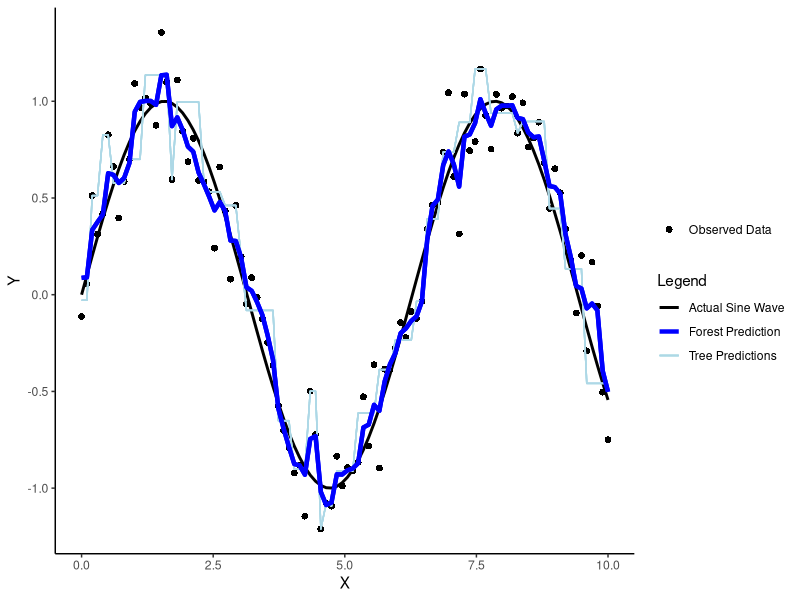
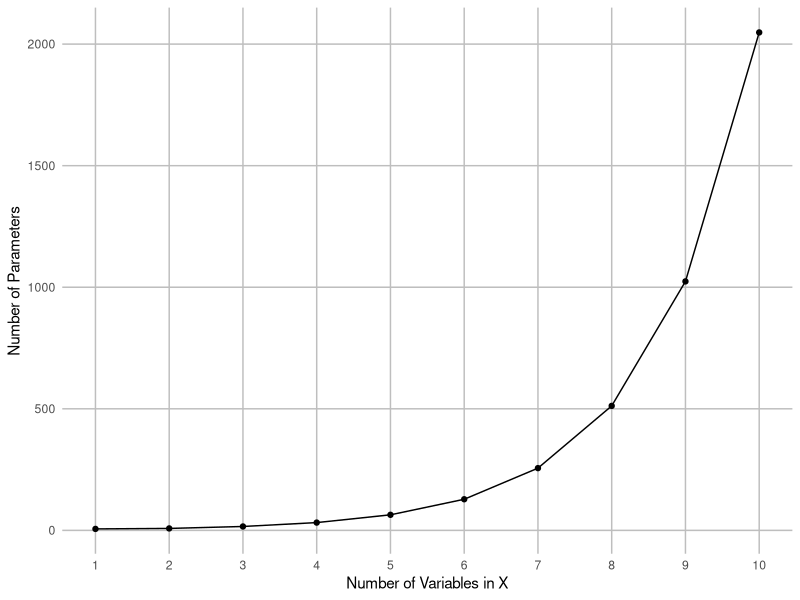
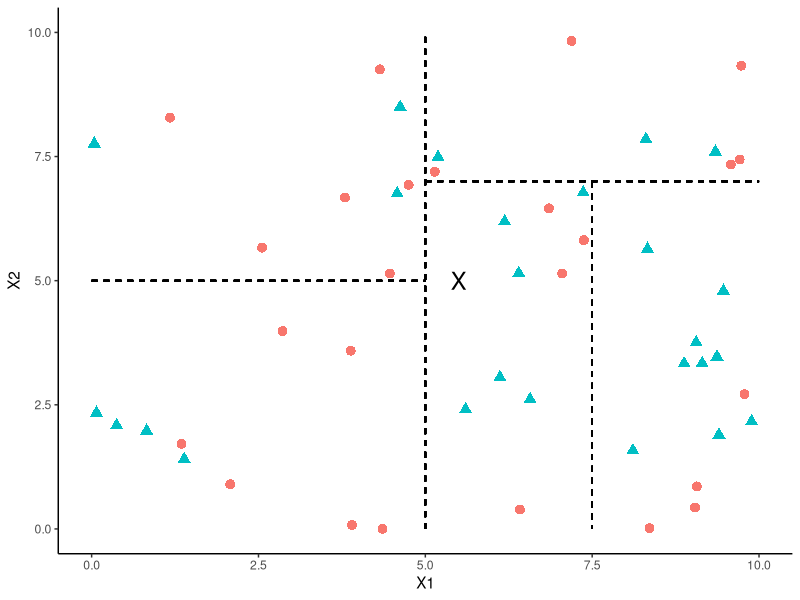
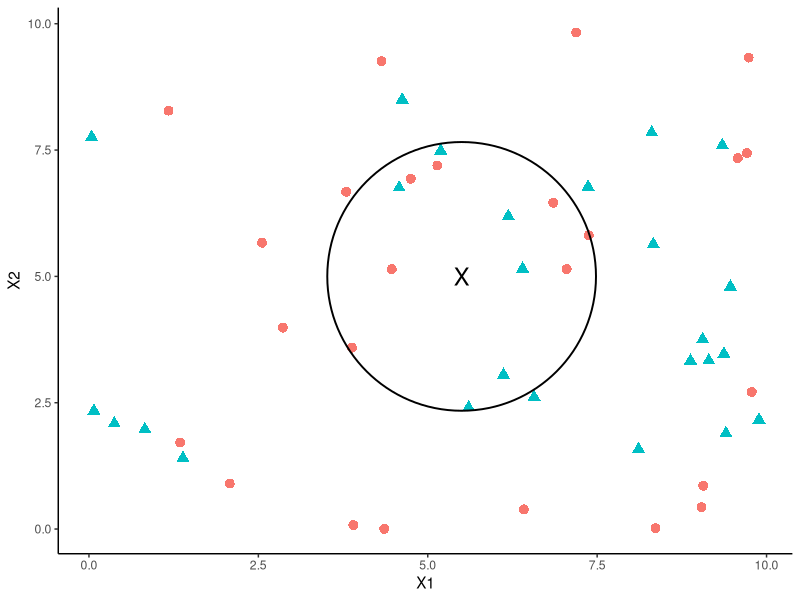
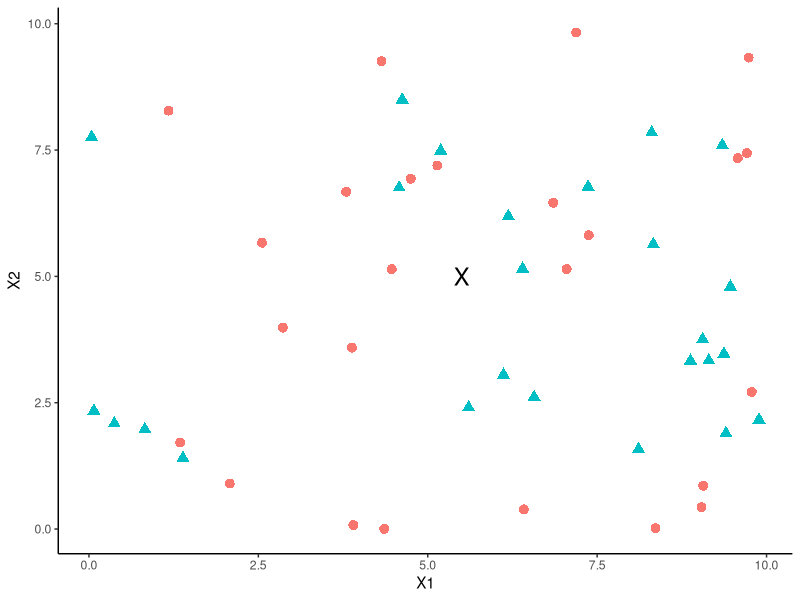
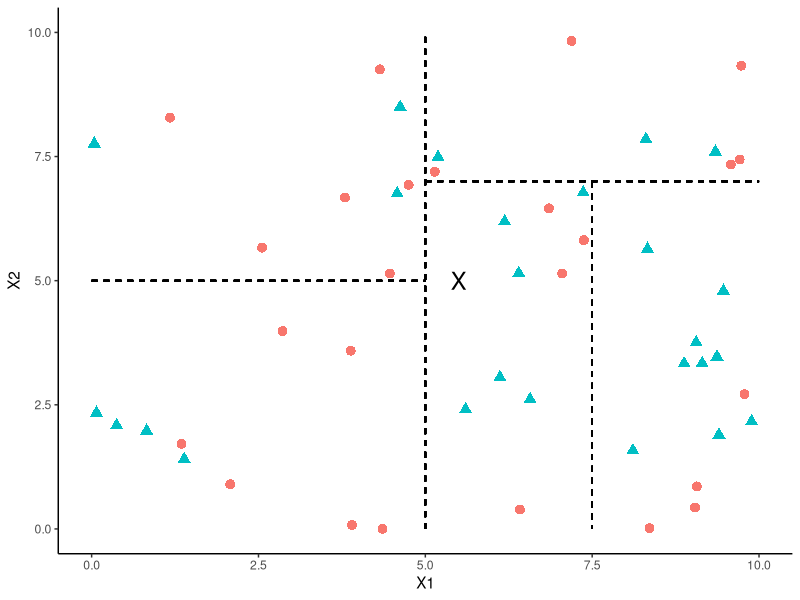
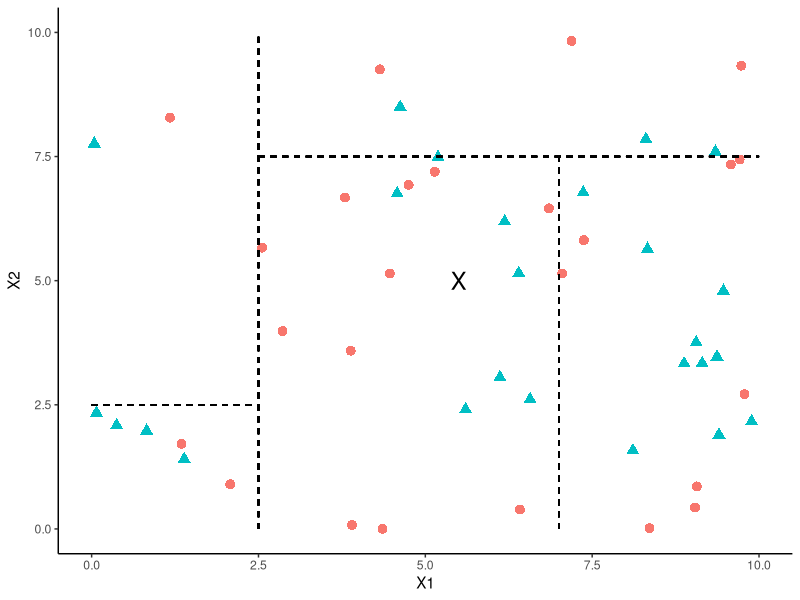
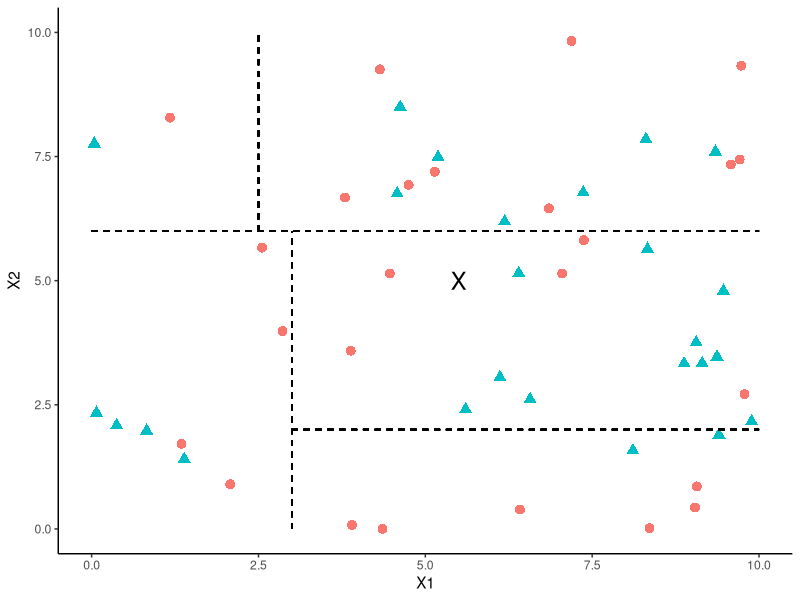

Generate these figures, in order, with R:
# Intro -----------------------------

"
This script makes some intuition tables for the CF section of the paper
"

# Imports ------------------

library(randomForest)
library(tidyverse)

output_path <- "C:/Users/nickm/OneDrive/Acer (new laptop)/Documents/PhD/Tulane University/Projects/Charter School Heterogeneity/Charter_School_Heterogeneity_Project/analysis/output"


# Example of Random Forest smoothing ----------------------

# Generate some example data
set.seed(123)
X <- seq(0, 10, length.out = 100)
Y <- sin(X) + rnorm(100, sd = 0.2)

# Create a data frame
df <- data.frame(X = X, Y = Y)

# Train a random forest with 10 trees
rf <- randomForest(Y ~ X, data = df, ntree = 1000)

plot <- ggplot(df, aes(x = X, y = Y)) +
  geom_point(color = "black", size = 2, aes(shape = "Observed Data")) +
  geom_line(aes(y = sin(X), color = "Actual Sine Wave"), size = 1.0) +
  labs(x = "X", y = "Y") +
  theme_classic()

# Add the first few trees in the random forest
tree_predictions <- predict(rf, df, type = "response", predict.all = TRUE)$individual

for (i in 1:5) {
  plot <- plot + geom_line(aes(y = tree_predictions[, i], color = "Tree Predictions"), size = 0.5)
}

# Add the average prediction of all trees
plot <- plot + geom_line(aes(y = predict(rf, df), color = "Forest Prediction"), size = 1.5)

# Customize colors and labels for the legend
plot <- plot + 
  scale_color_manual(values = c("Actual Sine Wave" = "black", "Tree Predictions" = "lightblue", "Forest Prediction" = "blue")) +
  labs(color = "Legend", shape = "")

# Add the average prediction of all trees
plot <- plot + geom_line(aes(y = predict(rf, df)), color = "blue", size = 1.5)

ggsave(filename = file.path(output_path, "rf_smoothing.png"), plot = plot, 
       width = 8, height = 6, dpi = 300)


# Number of parameters growing rapidly with covariates ---------------------

calculate_parameters <- function(p) {
  # Basic terms: 1 intercept + 1 treatment effect + p main effects
  basic_terms <- 1 + 1 + p
  # Treatment-covariate interactions: p terms
  treatment_covariate_interactions <- p
  
  # Sum of covariate interactions and treatment-covariate interactions
  interaction_terms <- 0
  for (k in 2:p) {
    interaction_terms <- interaction_terms + choose(p, k) + choose(p, k)
  }
  
  total_parameters <- basic_terms + treatment_covariate_interactions + interaction_terms
  return(total_parameters)
}

# Generate data for the plot
max_p <- 10
data <- data.frame(
  p = 1:max_p,
  parameters = sapply(1:max_p, calculate_parameters)
)

# Create the plot
plot <- ggplot(data, aes(x = p, y = parameters)) +
  geom_line() +
  geom_point() +
  labs(
    x = "Number of Variables in X",
    y = "Number of Parameters"
  ) +
  scale_x_continuous(breaks = 1:max_p) +
  theme_minimal() +
  theme(
    panel.grid.major = element_line(color = "grey", size = 0.5), 
    panel.grid.minor = element_blank(), 
    panel.grid.major.y = element_line(color = "grey", size = 0.5), 
    panel.grid.minor.y = element_blank()
  )

ggsave(filename = file.path(output_path, "parameters_vs_variables.png"), plot = plot, 
       width = 8, height = 6, dpi = 300)


# Example Matching Algorithms Graphs -------------------

set.seed(42)
n <- 50
data <- data.frame(
  X1 = runif(n, 0, 10),
  X2 = runif(n, 0, 10),
  Treatment = sample(c("Control", "Treatment"), n, replace = TRUE)
)

# causal tree
plot <- ggplot(data, aes(x = X1, y = X2, shape = Treatment)) +
  geom_point(size = 3, aes(color = Treatment)) +
  scale_shape_manual(values = c(16, 17)) +
  geom_segment(aes(x = 5, y = 0, xend = 5, yend = 10), linetype = "dashed", color = "black") + 
  geom_segment(aes(x = 0, y = 5, xend = 5, yend = 5), linetype = "dashed", color = "black") + 
  geom_segment(aes(x = 5, y = 7, xend = 10, yend = 7), linetype = "dashed", color = "black") + 
  geom_segment(aes(x = 7.5, y = 7, xend = 7.5, yend = 0), linetype = "dashed", color = "black") +
  annotate("text", x = 5.5, y = 5, label = "X", size = 6, color = "black") +  
  labs(
    x = "X1",
    y = "X2"
  ) +
  theme_classic() +
  theme(
    panel.grid.major = element_blank(), 
    panel.grid.minor = element_blank(),
    legend.position = "none"
  )

ggsave(filename = file.path(output_path, "sample_causal_tree.png"), plot = plot, 
       width = 8, height = 6, dpi = 300)

# KNN Euclidean Matching
plot <- ggplot(data, aes(x = X1, y = X2, shape = Treatment)) +
  geom_point(size = 3, aes(color = Treatment)) +
  scale_shape_manual(values = c(16, 17)) +
  annotate("text", x = 5.5, y = 5, label = "X", size = 6, color = "black") +
  annotate("point", x = 5.5, y = 5, shape = 21, size = 90, color = "black", fill = NA, stroke = 1) +  
  labs(
    x = "X1",
    y = "X2"
  ) +
  theme_classic() +
  theme(
    panel.grid.major = element_blank(), 
    panel.grid.minor = element_blank(),
    legend.position = "none"
  )

ggsave(filename = file.path(output_path, "sample_euclidean.png"), plot = plot, 
       width = 8, height = 6, dpi = 300)

# Example causal forest defined weighting ------------------------

# raw data
plot <- ggplot(data, aes(x = X1, y = X2, shape = Treatment)) +
  geom_point(size = 3, aes(color = Treatment)) +
  scale_shape_manual(values = c(16, 17)) +
  annotate("text", x = 5.5, y = 5, label = "X", size = 6, color = "black") + 
  labs(
    x = "X1",
    y = "X2"
  ) +
  theme_classic() +
  theme(
    panel.grid.major = element_blank(), 
    panel.grid.minor = element_blank(),
    legend.position = "none"
  )

ggsave(filename = file.path(output_path, "cf_agg_0.png"), plot = plot, 
       width = 8, height = 6, dpi = 300)

# tree 1
plot <- ggplot(data, aes(x = X1, y = X2, shape = Treatment)) +
  geom_point(size = 3, aes(color = Treatment)) +
  scale_shape_manual(values = c(16, 17)) +
  geom_segment(aes(x = 5, y = 0, xend = 5, yend = 10), linetype = "dashed", color = "black") + 
  geom_segment(aes(x = 0, y = 5, xend = 5, yend = 5), linetype = "dashed", color = "black") + 
  geom_segment(aes(x = 5, y = 7, xend = 10, yend = 7), linetype = "dashed", color = "black") + 
  geom_segment(aes(x = 7.5, y = 7, xend = 7.5, yend = 0), linetype = "dashed", color = "black") +
  annotate("text", x = 5.5, y = 5, label = "X", size = 6, color = "black") +  
  labs(
    x = "X1",
    y = "X2"
  ) +
  theme_classic() +
  theme(
    panel.grid.major = element_blank(), 
    panel.grid.minor = element_blank(),
    legend.position = "none"
  )

ggsave(filename = file.path(output_path, "cf_agg_1.png"), plot = plot, 
       width = 8, height = 6, dpi = 300)

data <- data %>%
  mutate(tree_neighborhood_1 = ifelse(X1 > 5 & X1 < 7.5 & X2 < 7.5, 1, 0))

# tree 2
plot <- ggplot(data, aes(x = X1, y = X2, shape = Treatment)) +
  geom_point(size = 3, aes(color = Treatment)) +
  scale_shape_manual(values = c(16, 17)) +
  geom_segment(aes(x = 2.5, y = 0, xend = 2.5, yend = 10), linetype = "dashed", color = "black") + 
  geom_segment(aes(x = 0, y = 2.5, xend = 2.5, yend = 2.5), linetype = "dashed", color = "black") + 
  geom_segment(aes(x = 2.5, y = 7.5, xend = 10, yend = 7.5), linetype = "dashed", color = "black") + 
  geom_segment(aes(x = 7, y = 0, xend = 7, yend = 7.5), linetype = "dashed", color = "black") +
  annotate("text", x = 5.5, y = 5, label = "X", size = 6, color = "black") +  
  labs(
    x = "X1",
    y = "X2"
  ) +
  theme_classic() +
  theme(
    panel.grid.major = element_blank(), 
    panel.grid.minor = element_blank(),
    legend.position = "none"
  )

data <- data %>%
  mutate(tree_neighborhood_2 = ifelse(X1 > 2.5 & X1 < 7 & X2 < 7.5, 1, 0))

ggsave(filename = file.path(output_path, "cf_agg_2.png"), plot = plot, 
       width = 8, height = 6, dpi = 300)

# tree 3
plot <- ggplot(data, aes(x = X1, y = X2, shape = Treatment)) +
  geom_point(size = 3, aes(color = Treatment)) +
  scale_shape_manual(values = c(16, 17)) +
  geom_segment(aes(x = 0, y = 6, xend = 10, yend = 6), linetype = "dashed", color = "black") + 
  geom_segment(aes(x = 3, y = 0, xend = 3, yend = 6), linetype = "dashed", color = "black") + 
  geom_segment(aes(x = 2.5, y = 6, xend = 2.5, yend = 10), linetype = "dashed", color = "black") + 
  geom_segment(aes(x = 3, y = 2, xend = 10, yend = 2), linetype = "dashed", color = "black") +
  annotate("text", x = 5.5, y = 5, label = "X", size = 6, color = "black") +  
  labs(
    x = "X1",
    y = "X2"
  ) +
  theme_classic() +
  theme(
    panel.grid.major = element_blank(), 
    panel.grid.minor = element_blank(),
    legend.position = "none"
  )

data <- data %>%
  mutate(tree_neighborhood_3 = ifelse(X1 > 3 & X2 < 6 & X2 < 2.5, 1, 0),
         tree_neighborhood_agg = tree_neighborhood_1 + tree_neighborhood_2 + tree_neighborhood_3)

ggsave(filename = file.path(output_path, "cf_agg_3.png"), plot = plot, 
       width = 8, height = 6, dpi = 300)

# tree defined kernel
plot <- ggplot(data, aes(x = X1, y = X2, shape = Treatment, color = Treatment)) +
  geom_point(size = 3, aes(alpha = tree_neighborhood_agg)) +
  scale_shape_manual(values = c(16, 17)) +
  scale_alpha_continuous(range = c(0.2, 1.5)) +  
  annotate("text", x = 5.5, y = 5, label = "X", size = 6, color = "black") + 
  labs(
    x = "X1",
    y = "X2"
  ) +
  theme_classic() +
  theme(
    panel.grid.major = element_blank(), 
    panel.grid.minor = element_blank(),
    legend.position = "none"
  )

ggsave(filename = file.path(output_path, "cf_kernel.png"), plot = plot, 
       width = 8, height = 6, dpi = 300)














